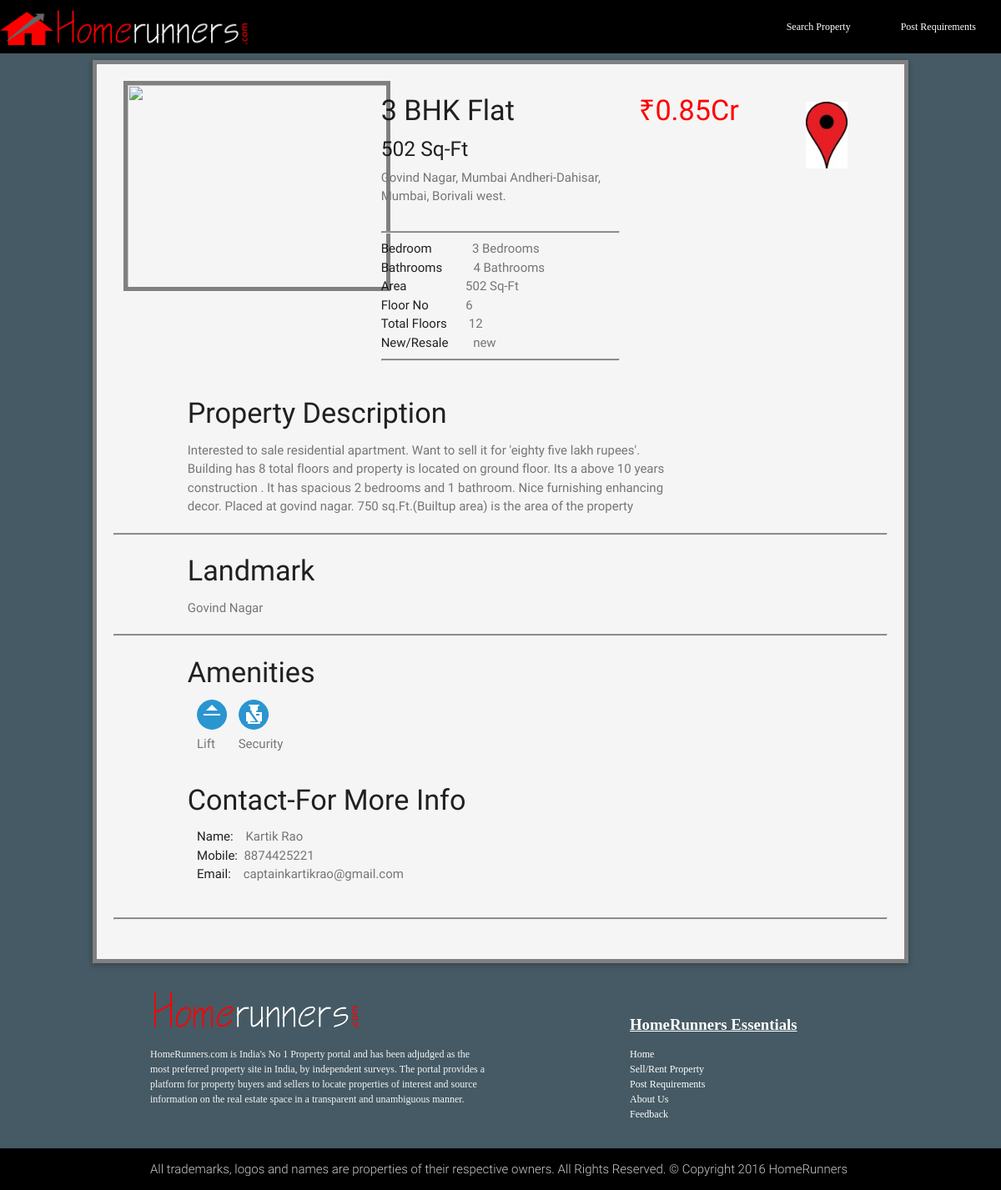
Page /singleprop.php on the committed database.
### tables this page shows
CREATE TABLE IF NOT EXISTS `post_add` (
  `id` int(11) NOT NULL AUTO_INCREMENT,
  `name` text NOT NULL,
  `mobile_number` text NOT NULL,
  `email` text NOT NULL,
  `address` text NOT NULL,
  `street` text NOT NULL,
  `city` text NOT NULL,
  `locality` text NOT NULL,
  `state` text NOT NULL,
  `country` text NOT NULL,
  `zip_code` text NOT NULL,
  `full_address` text NOT NULL,
  `Bedrooms` int(11) NOT NULL,
  `Bathrooms` int(11) NOT NULL,
  `floor_no` int(11) NOT NULL,
  `total_floors` int(11) NOT NULL,
  `area` int(11) NOT NULL,
  `prop_type` text NOT NULL,
  `crore` int(11) NOT NULL,
  `lacs` int(11) NOT NULL,
  `total_budget` bigint(20) NOT NULL,
  `fixed_negotiable` text NOT NULL,
  `amenities` text NOT NULL,
  `description` text NOT NULL,
  `landmark` text NOT NULL,
  PRIMARY KEY (`id`)
);

### singleprop1.php (called while the page is built, shortened)
<?php
        include "php/script/config.php";
$id = $_GET['id'];
$singlePropQry = "SELECT * from `post_add` WHERE `id` = '".$id."' ";
if(!$singlePropCheck = mysqli_query($con,$singlePropQry)){
            echo "".mysqli_error($con);
            mysqli_close($con);
            die("");
        }
        $getSingleProp = mysqli_fetch_assoc($singlePropCheck);
?>

### singleprop.php (the view, shortened to what this page needs)
<?php
include "singleprop1.php";
$prop_id = $_GET['id'];
include "php/script/config.php";
$imgQry = "SELECT * FROM image WHERE prop_id='".$prop_id."'";
if(!$imgCheckQry = mysqli_query($con,$imgQry)){
    echo "".mysqli_error($con);
    mysqli_close($con);
    die("");
}
$getImg = mysqli_fetch_assoc($imgCheckQry);
include "php/script/config.php";
$ameQry = "SELECT `amenities` from `post_add` WHERE `id` = '".$id."'";
if(!$ameCheckQry = mysqli_query($con,$ameQry)){
    echo "".mysqli_error($con);
    mysqli_close($con);
    die("");
}
$getAme = mysqli_fetch_assoc($ameCheckQry);
$amenitiesName = explode(",",$getAme['amenities']);
 $ameRow = count($amenitiesName)-1;
?>
<!DOCTYPE html>
<html>
<head>
    <link href="css/googlefonts.css" rel="stylesheet">
    <link type="text/css" rel="stylesheet" href="css/materialize.min.css"  media="screen,projection"/>
 </head>
<body>
    <?php include  "navbar3.php"; ?>
                <?php do {
    $imgName = $getImg['img_name'];
$target='uploads/'.$imgName.'.jpeg';
?>
<?php  } while($getImg = mysqli_fetch_assoc($imgCheckQry)) ?>
    <div class="row" style="margin-bottom: 0px;
">
        <div class="col s10 offset-s1 ">
           <div class="card  grey lighten-4 ">
           <div class="outline">
                <div class="card-content ">
                    <div class="row">
                        <div class="col s4">
                            <a class=" modal-trigger" href="#modal3">
                                <div class="blur pic">
                                    <img src="<?php echo $target;?>" alt="<?php echo $imgName?>" height="252" width="320" style="border:5px solid grey;">
                                </div>
                            </a>
                        </div>
                        <div class="col s4 ">
                            <p><h4><?php echo $getSingleProp['Bedrooms']." BHK Flat"; ?></h4></p>
                            <p><h5><?php echo $getSingleProp['area']." Sq-Ft"; ?></h5></p>
                            <p><span class="font1"><?php echo $getSingleProp['address']; ?></span></p><br>
                            <hr style="background-color: grey; height: 1px; ">
                            <p>Bedroom &nbsp&nbsp&nbsp&nbsp&nbsp&nbsp&nbsp&nbsp&nbsp&nbsp&nbsp <span class="font1"><?php
                            if($getSingleProp['Bedrooms']==1){
                             echo $getSingleProp['Bedrooms']." Bedroom";
                            }else
                            {
                                    echo $getSingleProp['Bedrooms']." Bedrooms";}?></span>  </p>
                            <p>Bathrooms &nbsp&nbsp&nbsp&nbsp&nbsp&nbsp&nbsp&nbsp&nbsp<span class="font1"><?php  if($getSingleProp['Bedrooms']==1){
                             echo $getSingleProp['Bathrooms']." Bedroom";
                            }else
                            {
                                    echo $getSingleProp['Bathrooms']." Bathrooms";}?></span>   </p>
                            <p>Area &nbsp&nbsp&nbsp&nbsp&nbsp&nbsp&nbsp&nbsp&nbsp&nbsp&nbsp&nbsp&nbsp&nbsp&nbsp&nbsp&nbsp <span class="font1"><?php echo $getSingleProp['area']." Sq-Ft"; ?></span>  </p>
                            <p>Floor No &nbsp&nbsp&nbsp&nbsp&nbsp&nbsp&nbsp&nbsp&nbsp&nbsp&nbsp<span class="font1"><?php echo $getSingleProp['floor_no']; ?></span>  </p>
                            <p>Total Floors &nbsp&nbsp&nbsp&nbsp&nbsp <span class="font1"><?php echo $getSingleProp['total_floors']; ?></span>  </p>
                            <p>New/Resale &nbsp&nbsp&nbsp&nbsp&nbsp&nbsp <span class="font1"><?php echo $getSingleProp['prop_type']; ?> </span> </p>
                            <hr style="background-color: grey; height: 1px; ">
                        </div>
                        <div class="col s2">
                            <p><h4 style="color:red;"> &#8377;<?php echo $getSingleProp['crore'].".".$getSingleProp['lacs']; ?>Cr</h4></p>
                        </div>
                          <div class="col s2">
                          <a href="gmap1.php?address=<?="".$getSingleProp['full_address'];?>"  style="color:red;"><div class="arrow bounce">
                            </div></a>
                        </div>
                    </div>
                    <div class="row">
                        <div class="col s8 offset-s1">
                            <h4>Property Description</h4>
                            <p><span class="font1"><?php echo $getSingleProp['description']; ?></span></p>
                        </div>
                    </div>
                    <hr style="background-color: grey; height: 1px; ">
                     <div class="row">
                        <div class="col s8 offset-s1">
                            <h4>Landmark</h4>
                            <p><span class="font1"><?php echo $getSingleProp['landmark']; ?></span></p>
                        </div>
                    </div>
                    <hr style="background-color: grey; height: 1px; ">
                    <div class="row">
                        <div class="col s8 offset-s1">
                            <h4>Amenities</h4>
                            <div class="row">
                            <?php
                            do {
                                    $target='images/'.$amenitiesName[$ameRow].'.gif';
                            ?>
                                <div class="col s1 ">
                                    <p><img src="<?php echo $target;?>"></p>
                                    <p><span class="font1"><?php echo $amenitiesName[$ameRow]; ?></span></p>
                                </div><?php  $ameRow--; } while(0 <= $ameRow) ?>
                        </div>
                    </div>
                    <div class="row">
                        <div class="col s8 offset-s1">
                            <h4>Contact-For More Info</h4>
                            <div class="row">
                                <div class="col s4">
                                    <p>Name:&nbsp&nbsp&nbsp&nbsp<span class="font1"><?php echo $getSingleProp['name']; ?></span></p>
                                    <p>Mobile:&nbsp&nbsp<span class="font1"><?php echo $getSingleProp['mobile_number']; ?></span></p>
                                    <p>Email:&nbsp&nbsp&nbsp&nbsp<span class="font1"><?php echo $getSingleProp['email']; ?></span></p>
                                </div>
                            </div>
                        </div>
                    </div>
                      <hr style="background-color: grey; height: 1px; ">
                </div>
            </div>
        </div>
    </div>
    </div>
    <?php include  "php/pages/footer.php"; ?>
</body>

### singleprop.php (style rules this page uses)
.font1 { color:#757575; }
.blur img { -webkit-transition: all 1s ease; -moz-transition: all 1s ease; -o-transition: all 1s ease; -ms-transition: all 1s ease; transition: all 1s ease; }
.outline { border: 5px solid grey; }
body { background: black; }
.arrow { position: relative; bottom: -25px; left: 50%; margin-left: -20px; width: 50px; height: 80px; background-image: url(images/map.jpg); background-size: 50px 80px; }
.bounce { -moz-animation: bounce 2s infinite; -webkit-animation: bounce 2s infinite; animation: bounce 2s infinite; }

### php/pages/footer.php (style rules this page uses)
a:link { color:white; }

### rows in the picture
post_add: Bedrooms "3", area "502", address "Govind Nagar, Mumbai Andheri-Dahisar, Mumbai, Borivali west.", Bathrooms "4", floor_no "6", total_floors "12", prop_type "new", crore "0", lacs "85", description "Interested to sale residential apartment. Want to sell it for 'eighty five lakh rupees'. Building has 8 total floors and property is located on ground floor. Its a above 10 years construction . It has spacious 2 bedrooms and 1 bathroom. Nice furnishing enhancing decor. Placed at govind nagar. 750 sq.Ft.(Builtup area) is the area of the property", landmark "Govind Nagar", name "Kartik Rao", mobile_number "8874425221", email "captainkartikrao@gmail.com"

### other values in the picture
$amenitiesName[$ameRow] "Lift"
$amenitiesName[$ameRow] "Security"
